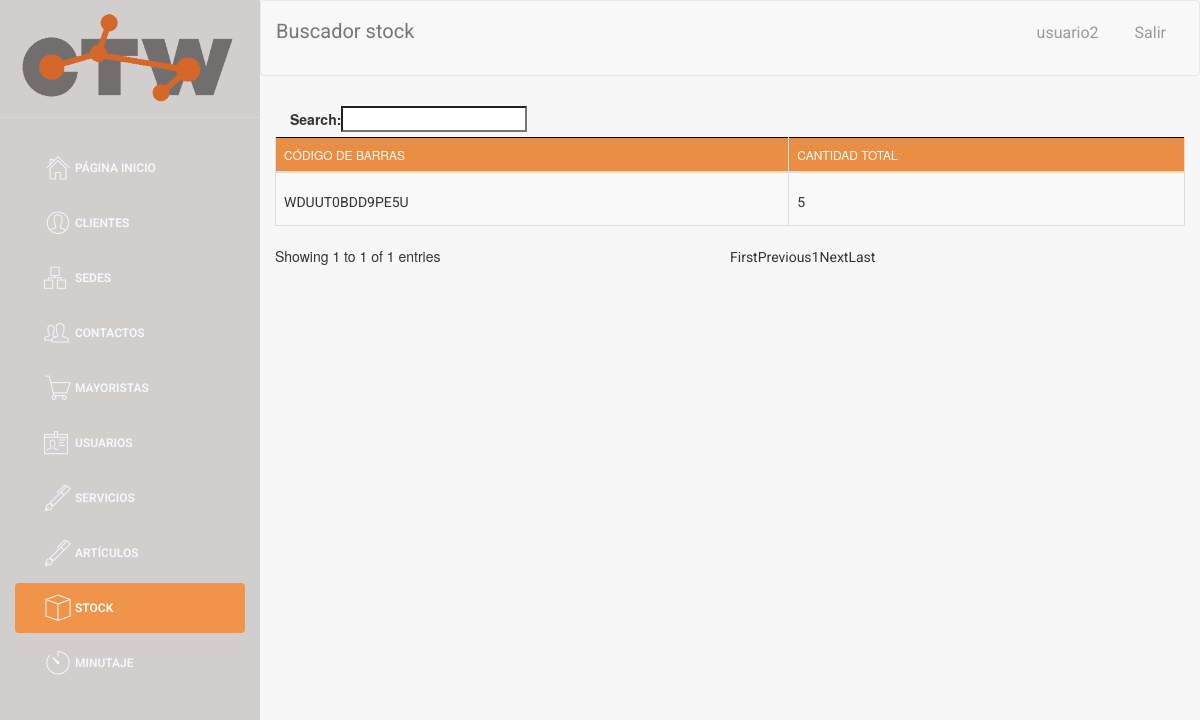
/buscador/buscador_stock.php (signed in), run on an earlier commit of the app's database.
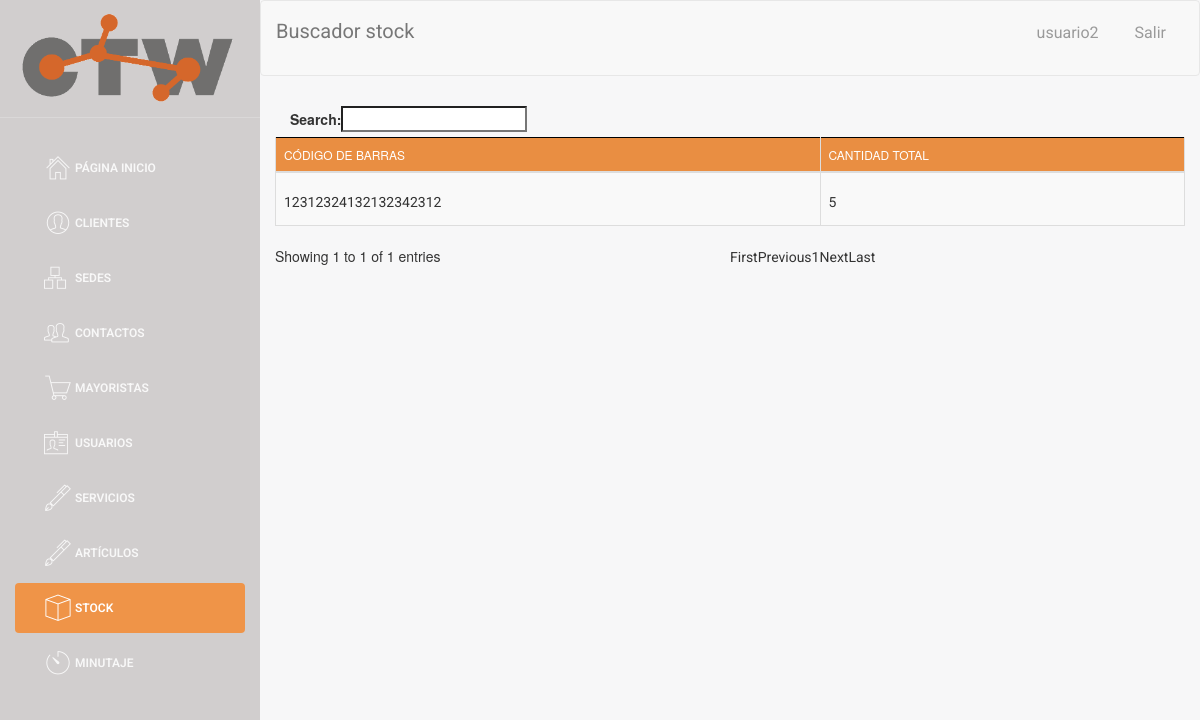
And on a later commit of the database.
### tables this page shows
CREATE TABLE `STOCK` (
  `CODIGO_DE_BARRAS` varchar(30) NOT NULL,
  `cantidad_total` int(5) NOT NULL
);

### web/assets/php/selects.php (called while the page is built, shortened)
<?php
function select_all_stock()
{
    $conn = connect();
    $sql = "SELECT *
    FROM STOCK";
    $data = $conn->query($sql);
    return $data;
}

### web/buscador/buscador_stock.php (the view, shortened to what this page needs)
<!doctype html>
<?php
include('../assets/php/selects.php');
include('../assets/php/functions.php');
if ($_SESSION["login_done"] == true){
?>
<html lang="en">
<head>
</head>
<body>
<div class="wrapper">
    <div class="sidebar">
        <div class="sidebar-wrapper">
        </div>
    </div>
    <div class="main-panel">
        <nav class="navbar navbar-default navbar-fixed">
            <div class="container-fluid">
                <div class="navbar-header">
                <a class="navbar-brand">Buscador stock</a>
            </div>
            <div class="collapse navbar-collapse">
            </div>
        </div>
        </nav>
        <div class="content">
            <div class="container-fluid">
                <div class="row">
                    <div>
                        <div>
                            <table id="buscador_stock" class="table table-striped table-bordered">
                                <thead>
                                <tr>
                                    <th>Código de barras</th>
                                    <th>Cantidad total</th>
                                </tr>
                                </thead>
                                <tbody>
                                <?php
                                $data = select_all_stock();
                                if ($data->num_rows > 0) {
                                    while ($row = $data->fetch_assoc()) {
                                        $pk = $row['CODIGO_DE_BARRAS'];
                                        ?>
                                        <tr>
                                            <td><label style="margin-top: 11px;"><a href="#" class="CODIGO_DE_BARRAS"
                                                                                    data-pk=<?php echo "\"$pk\""; ?>><?php echo $row['CODIGO_DE_BARRAS'] ?> </a></label>
                                            </td>
                                            <td><label style="margin-top: 11px;"><a href="#" class="cantidad_total"
                                                                                    data-pk=<?php echo "\"$pk\""; ?>><?php echo $row['cantidad_total'] ?> </a></label>
                                            </td>
                                        </tr>
                                        <?php
                                    }
                                } else {
                                    echo "0 results";
                                }
                                ?>
                                </tbody>
                            </table>
                        </div>
                    </div>
                </div>
            </div>
        </div>
    </div>
</div>
</body>
</html>
<?php
} else {
    echo "false";
    header("location:../index.php");
}
?>

### web/assets/php/functions.php (shortened to what this page needs)
<html>
</html>

### web/assets/css/table_editor.css (style rules this page uses)
a, a:hover { color: #000; }

### web/assets/css/table.css (style rules this page uses)
table { border: none; }
table thead, table tfoot { background-color: #e98e42; border: 1px solid black; }
table tr.odd, table tr.even { transition: all .2s ease; }
a, a:hover { color: #000; }

What changed in the data, as far as the page shows it:
removed stock: CODIGO_DE_BARRAS "WDUUT0BDD9PE5U", cantidad_total "5"
added stock: CODIGO_DE_BARRAS "12312324132132342312", cantidad_total "5"
